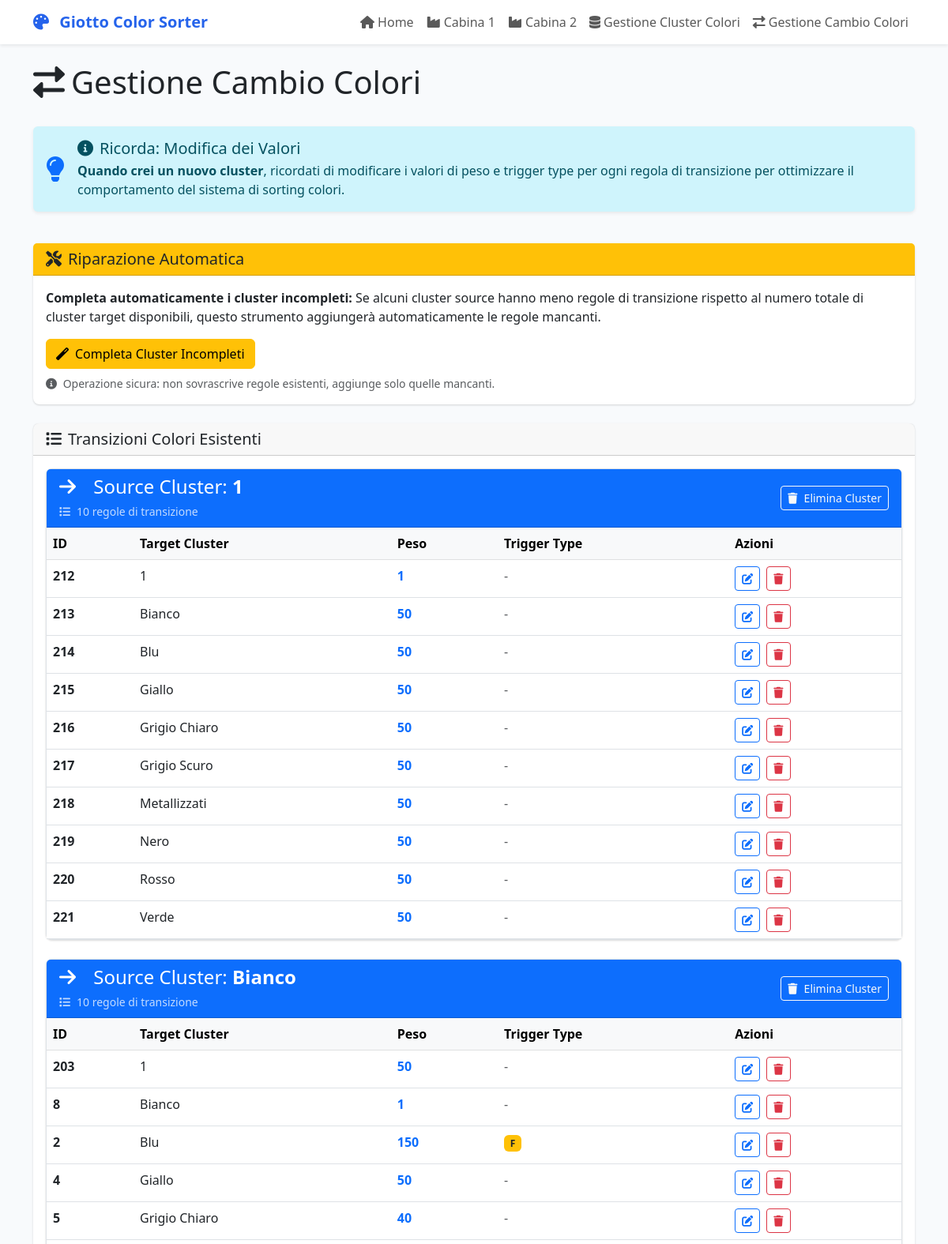
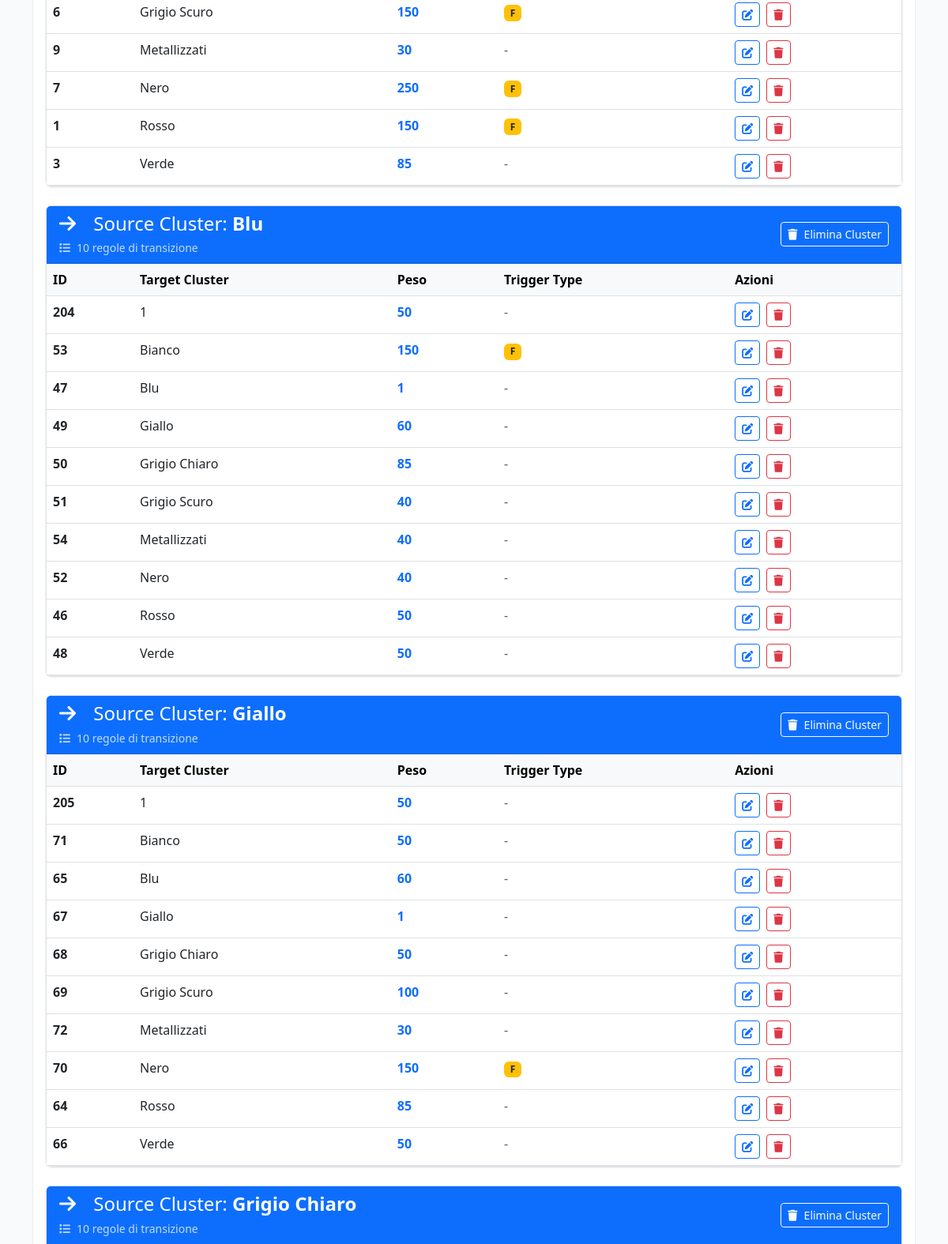
The app's page /manage/cambio_colori (upper part) with its own data (2 pictures, top to bottom).
### tables this page shows
CREATE TABLE "cambio_colori" (
    id INTEGER PRIMARY KEY AUTOINCREMENT,
    source_cluster TEXT NOT NULL,
    target_cluster TEXT NOT NULL,
    peso INTEGER DEFAULT 5,
    required_trigger_type TEXT, transition_colors TEXT,
    UNIQUE(source_cluster, target_cluster)
);

### frontend/app/main.py (the view, shortened to what this page needs)
@app.route('/manage/cambio_colori', methods=['GET', 'POST'])
def manage_cambio_colori():
    sync_clusters_to_source_clusters()
    new_cambio_colori_form = NewCambioColoriForm(prefix="new_transition")
    add_row_form = CambioColoriRowForm(prefix="add_row") # Prefisso per evitare conflitti se più form
    grouped_rules = get_all_cambio_colori_grouped()
    return render_template('manage_cambio_colori.html',
                           grouped_rules=grouped_rules,
                           new_cambio_colori_form=new_cambio_colori_form,
                           add_row_form_template=CambioColoriRowForm()) # Passa una istanza per il template del form di aggiunta

### frontend/app/main.py (called while the page is built, shortened)
def connect_to_db(db_path: str = DATABASE_PATH) -> Optional[sqlite3.Connection]:
    logger.debug(f"Tentativo di connessione al database: {db_path}")
    try:
        conn = sqlite3.connect(db_path)
        conn.row_factory = sqlite3.Row
        cursor = conn.cursor()
        cursor.execute("SELECT name FROM sqlite_master WHERE type='table';")
        tables = cursor.fetchall()
        logger.debug(f"Tabelle trovate nel database: {[table[0] for table in tables]}")
        return conn
    except sqlite3.Error as e:
        logger.error(f"Errore di connessione al database {db_path}: {e}")
        return None

def get_unique_source_clusters() -> List[str]:
    conn = connect_to_db()
    if not conn: return []
    try:
        cursor = conn.cursor()
        cursor.execute("SELECT DISTINCT source_cluster FROM cambio_colori ORDER BY source_cluster")
        return [row['source_cluster'] for row in cursor.fetchall()]
    except sqlite3.Error as e:
        print(f"Errore in get_unique_source_clusters: {e}")
        return []
    finally:
        if conn: conn.close()

def get_unique_clusters() -> List[str]:
    clusters = []
    conn = connect_to_db()
    if not conn:
        return clusters
    try:
        cursor = conn.cursor()
        cursor.execute("SELECT DISTINCT cluster FROM cluster_colori ORDER BY cluster")
        clusters = [row[0] for row in cursor.fetchall()]
    except sqlite3.Error as e:
        print(f"Errore in get_unique_clusters: {e}")
    finally:
        if conn:
            conn.close()
    return clusters

def sync_clusters_to_source_clusters():
    all_clusters = get_unique_clusters()
    existing_source_clusters = get_unique_source_clusters()
    new_source_clusters = [c for c in all_clusters if c not in existing_source_clusters]
    if not new_source_clusters:
        return True  # Nessun nuovo cluster da sincronizzare

### frontend/app/templates/manage_cambio_colori.html (shortened to what this page needs)
{% extends "base.html" %}
{% block content %}
<div class="container">
    <div class="row">
        <div class="col-12">
            <div class="d-flex justify-content-between align-items-center mb-4">
                <h1><i class="fas fa-exchange-alt me-2"></i>Gestione Cambio Colori</h1>
            </div>
        </div>
    </div>
    <div class="row mb-4">
        <div class="col-12">
            <div class="alert alert-info border-0 shadow-sm" role="alert">
                <div class="d-flex align-items-center">
                    <i class="fas fa-lightbulb fa-2x me-3 text-primary"></i>
                    <div>
                        <h5 class="alert-heading mb-1">
                            <i class="fas fa-info-circle me-2"></i>Ricorda: Modifica dei Valori
                        </h5>
                        <p class="mb-0">
                            <strong>Quando crei un nuovo cluster</strong>, ricordati di modificare i valori di peso e trigger type
                            per ogni regola di transizione per ottimizzare il comportamento del sistema di sorting colori.
                        </p>
                    </div>
                </div>
            </div>
        </div>
    </div>
    <div class="row mb-4">
        <div class="col-12">
            <div class="card border-warning">
                <div class="card-header bg-warning">
                    <h5 class="card-title mb-0">
                        <i class="fas fa-tools me-2"></i>Riparazione Automatica
                    </h5>
                </div>
                <div class="card-body">
                    <p class="mb-3">
                        <strong>Completa automaticamente i cluster incompleti:</strong>
                        Se alcuni cluster source hanno meno regole di transizione rispetto al numero totale di cluster target disponibili,
                        questo strumento aggiungerà automaticamente le regole mancanti.
                    </p>
                    <form method="POST" action="{{ url_for('repair_complete_clusters') }}" style="display: inline;">
                        <button type="submit" class="btn btn-warning" onclick="return confirm('Sei sicuro di voler completare automaticamente tutti i cluster incompleti? Questa operazione aggiungerà le regole di transizione mancanti.')">
                            <i class="fas fa-magic me-2"></i>Completa Cluster Incompleti
                        </button>
                    </form>
                    <small class="text-muted d-block mt-2">
                        <i class="fas fa-info-circle me-1"></i>
                        Operazione sicura: non sovrascrive regole esistenti, aggiunge solo quelle mancanti.
                    </small>
                </div>
            </div>
        </div>
    </div>
    <div class="row">
        <div class="col-12">
            <div class="card">
                <div class="card-header">
                    <h5 class="card-title mb-0">
                        <i class="fas fa-list me-2"></i>Transizioni Colori Esistenti
                    </h5>
                </div>
                <div class="card-body">
                    {% if grouped_rules %}
                        {% for source_cluster, rules in grouped_rules.items() %}
                        <div class="card mb-4 border">
                            <div class="card-header bg-primary text-white">
                                <div class="d-flex justify-content-between align-items-center">
                                    <div>
                                        <h4 class="mb-1">
                                            <i class="fas fa-arrow-right me-3"></i>
                                            Source Cluster: <strong>{{ source_cluster }}</strong>
                                        </h4>
                                        <small class="opacity-75">
                                            <i class="fas fa-list me-2"></i>{{ rules|length }} regole di transizione
                                        </small>
                                    </div>
                                    <form method="POST" action="{{ url_for('delete_cluster_route', cluster_name=source_cluster) }}" style="display: inline;">
                                        <button type="submit" class="btn btn-outline-light btn-sm"
                                                onclick="return confirm('ATTENZIONE! Sei sicuro di voler eliminare COMPLETAMENTE il cluster \'{{ source_cluster }}\'?\n\nQuesta operazione eliminerà:\n- Tutti i codici colore del cluster\n- Tutte le regole di transizione verso questo cluster\n- Tutte le regole di transizione da questo cluster\n\nL\'operazione NON può essere annullata!')"
                                                title="Elimina tutto il cluster">
                                            <i class="fas fa-trash me-2"></i>Elimina Cluster
                                        </button>
                                    </form>
                                </div>
                            </div>
                            <div class="card-body p-0">
                                <div class="table-responsive">
                                    <table class="table table-hover mb-0">
                                        <thead class="table-light">
                                            <tr>
                                                <th>ID</th>
                                                <th>Target Cluster</th>
                                                <th>Peso</th>
                                                <th>Trigger Type</th>
                                                <th>Azioni</th>
                                            </tr>
                                        </thead>
                                        <tbody>
                                            {% for rule in rules %}
                                            <tr>
                                                <td><strong>{{ rule.id }}</strong></td>
                                                <td>
                                                    {{ rule.target_cluster }}
                                                </td>
                                                <td>
                                                    <span class="fw-bold text-primary">{{ rule.peso }}</span>
                                                </td>
                                                <td>
                                                    {% if rule.required_trigger_type %}
                                                        <span class="badge bg-warning text-dark">{{ rule.required_trigger_type }}</span>
                                                    {% else %}
                                                        <span class="text-muted">-</span>
                                                    {% endif %}
                                                </td>
                                                <td>
                                                    <a href="{{ url_for('edit_cambio_colori_row', row_id=rule.id) }}" class="btn btn-sm btn-outline-primary me-1" title="Modifica">
                                                        <i class="fas fa-edit"></i>
                                                    </a>
                                                    <form method="POST" action="{{ url_for('delete_cambio_colori_row_route', row_id=rule.id) }}" style="display: inline;">
                                                        <button type="submit" class="btn btn-sm btn-outline-danger"
                                                                onclick="return confirm('Sei sicuro di voler eliminare questa regola?')" title="Elimina">
                                                            <i class="fas fa-trash"></i>
                                                        </button>
                                                    </form>
                                                </td>
                                            </tr>
                                            {% endfor %}
                                        </tbody>
                                    </table>
                                </div>
                            </div>
                        </div>
                        {% endfor %}
                    {% else %}
                        <div class="text-center py-5">
                            <i class="fas fa-exchange-alt fa-3x text-muted mb-3"></i>
                            <h5 class="text-muted">Nessuna transizione colore trovata</h5>
                            <p class="text-muted">Non ci sono ancora regole di transizione configurate.</p>
                        </div>
                    {% endif %}
                </div>
            </div>
        </div>
    </div>
</div>
{% endblock %}

### frontend/app/templates/base.html (shortened to what this page needs)
<!DOCTYPE html>
<html lang="it">
<head>
    <link href="https://cdn.jsdelivr.net/npm/bootstrap@5.3.0/dist/css/bootstrap.min.css" rel="stylesheet">
    <link href="https://cdnjs.cloudflare.com/ajax/libs/font-awesome/6.0.0/css/all.min.css" rel="stylesheet">
</head>
<body>
    <nav class="navbar navbar-expand-lg navbar-light bg-white shadow-sm">
        <div class="container">
            <a class="navbar-brand" href="{{ url_for('home') }}">
                <i class="fas fa-palette me-2"></i>
                Giotto Color Sorter
            </a>
            <div class="collapse navbar-collapse" id="navbarNav">
                <ul class="navbar-nav ms-auto">
                    <li class="nav-item">
                        <a class="nav-link" href="{{ url_for('home') }}">
                            <i class="fas fa-home me-1"></i>Home
                        </a>
                    </li>
                    <li class="nav-item">
                        <a class="nav-link" href="{{ url_for('cabin_view', cabin_id=1) }}">
                            <i class="fas fa-industry me-1"></i>Cabina 1
                        </a>
                    </li>
                    <li class="nav-item">
                        <a class="nav-link" href="{{ url_for('cabin_view', cabin_id=2) }}">
                            <i class="fas fa-industry me-1"></i>Cabina 2
                        </a>
                    </li>
                    <li class="nav-item">
                        <a class="nav-link" href="{{ url_for('manage_cluster_colori') }}">
                            <i class="fas fa-database me-1"></i>Gestione Cluster Colori
                        </a>
                    </li>
                    <li class="nav-item">
                        <a class="nav-link" href="{{ url_for('manage_cambio_colori') }}">
                            <i class="fas fa-exchange-alt me-1"></i>Gestione Cambio Colori
                        </a>
                    </li>
                </ul>
            </div>
        </div>
    </nav>
    <div class="container-fluid py-4">
        {% block content %}{% endblock %}
    </div>
</body>
</html>

### frontend/app/templates/base.html (style rules this page uses)
:root { --primary-color: #2563eb; --secondary-color: #64748b; --success-color: #10b981; --warning-color: #f59e0b; --danger-color: #ef4444; }
body { background-color: #f8fafc; font-family: 'Segoe UI', Tahoma, Geneva, Verdana, sans-serif; }
.navbar-brand { font-weight: 600; color: var(--primary-color) !important; }
.card { border: none; box-shadow: 0 1px 3px 0 rgba(0, 0, 0, 0.1), 0 1px 2px 0 rgba(0, 0, 0, 0.06); border-radius: 0.5rem; }

### records on screen
cambio_colori: id "212", target_cluster "1", peso "1"
cambio_colori: id "213", target_cluster "Bianco", peso "50"
cambio_colori: id "214", target_cluster "Blu", peso "50"
cambio_colori: id "215", target_cluster "Giallo", peso "50"
cambio_colori: id "216", target_cluster "Grigio Chiaro", peso "50"
cambio_colori: id "217", target_cluster "Grigio Scuro", peso "50"
cambio_colori: id "218", target_cluster "Metallizzati", peso "50"
cambio_colori: id "219", target_cluster "Nero", peso "50"
cambio_colori: id "220", target_cluster "Rosso", peso "50"
cambio_colori: id "221", target_cluster "Verde", peso "50"
cambio_colori: source_cluster "Bianco", rules "10", id "203", target_cluster "1", peso "50"
cambio_colori: id "8", target_cluster "Bianco", peso "1"
cambio_colori: id "2", target_cluster "Blu", peso "150", required_trigger_type "F"
cambio_colori: id "4", target_cluster "Giallo", peso "50"
cambio_colori: id "5", target_cluster "Grigio Chiaro", peso "40"
cambio_colori: id "6", target_cluster "Grigio Scuro", peso "150", required_trigger_type "F"
cambio_colori: id "9", target_cluster "Metallizzati", peso "30"
cambio_colori: id "7", target_cluster "Nero", peso "250", required_trigger_type "F"
cambio_colori: id "1", target_cluster "Rosso", peso "150", required_trigger_type "F"
cambio_colori: id "3", target_cluster "Verde", peso "85"
cambio_colori: source_cluster "Blu", rules "10", id "204", target_cluster "1", peso "50"
cambio_colori: id "53", target_cluster "Bianco", peso "150", required_trigger_type "F"
cambio_colori: id "47", target_cluster "Blu", peso "1"
cambio_colori: id "49", target_cluster "Giallo", peso "60"
cambio_colori: id "50", target_cluster "Grigio Chiaro", peso "85"
cambio_colori: id "51", target_cluster "Grigio Scuro", peso "40"
cambio_colori: id "54", target_cluster "Metallizzati", peso "40"
cambio_colori: id "52", target_cluster "Nero", peso "40"
cambio_colori: id "46", target_cluster "Rosso", peso "50"
cambio_colori: id "48", target_cluster "Verde", peso "50"
cambio_colori: source_cluster "Giallo", rules "10", id "205", target_cluster "1", peso "50"
cambio_colori: id "71", target_cluster "Bianco", peso "50"
cambio_colori: id "65", target_cluster "Blu", peso "60"
cambio_colori: id "67", target_cluster "Giallo", peso "1"
cambio_colori: id "68", target_cluster "Grigio Chiaro", peso "50"
cambio_colori: id "69", target_cluster "Grigio Scuro", peso "100"
cambio_colori: id "72", target_cluster "Metallizzati", peso "30"
cambio_colori: id "70", target_cluster "Nero", peso "150", required_trigger_type "F"
cambio_colori: id "64", target_cluster "Rosso", peso "85"
cambio_colori: id "66", target_cluster "Verde", peso "50"
cambio_colori: source_cluster "Grigio Chiaro", rules "10"

### other values on screen
{{ source_cluster }} "1"
{{ rules|length }} "10"
